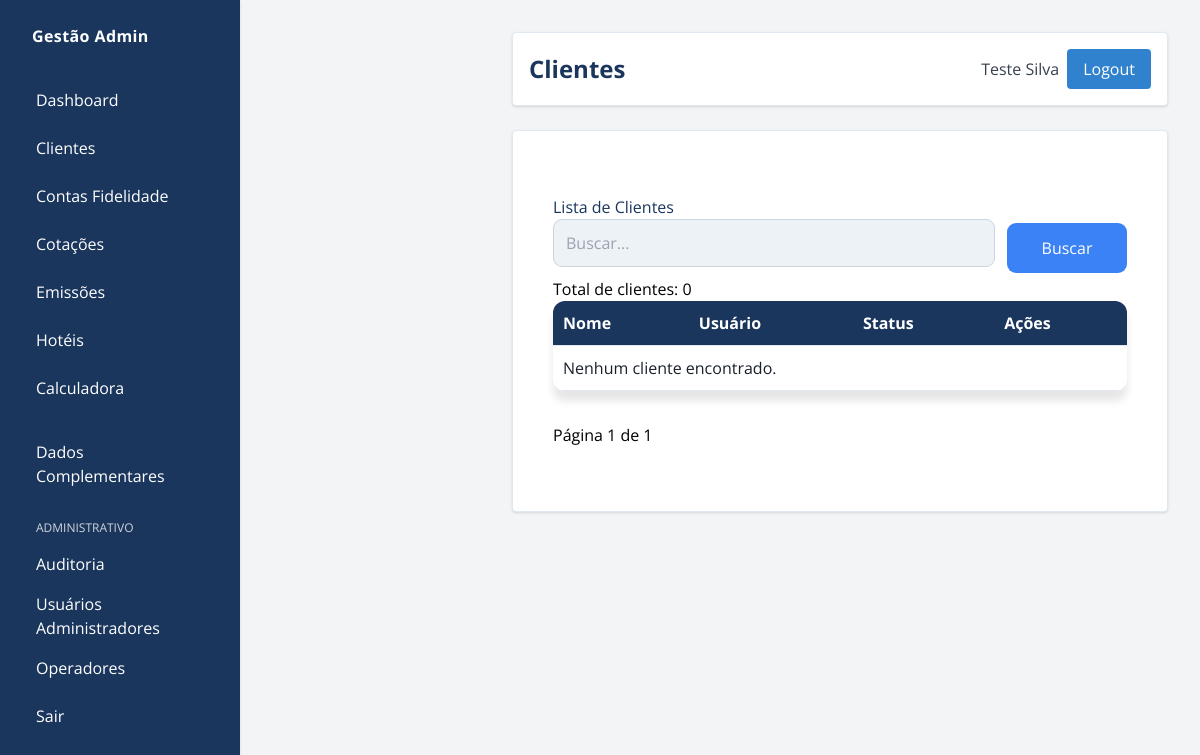
/adm/clientes/ (signed in), run on an earlier commit of the app's database.
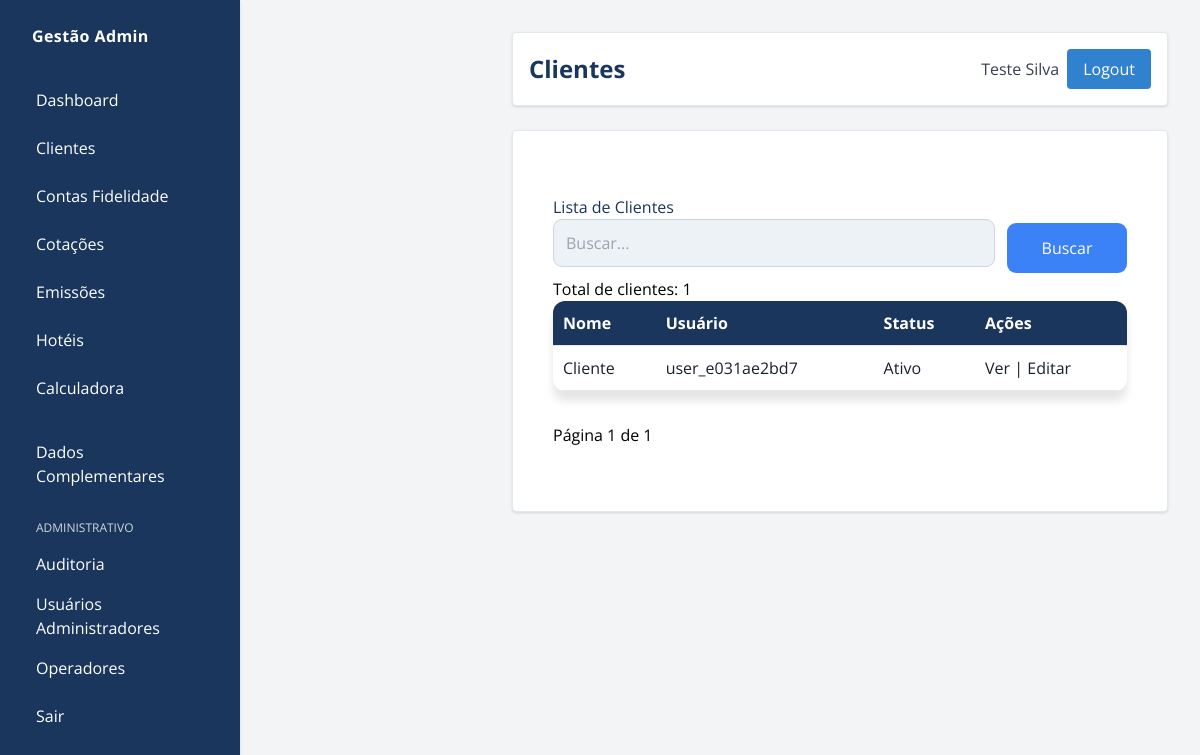
And on a later commit of the database.
### gestao/models/cliente.py (models this page shows, shortened)
class Cliente(models.Model):
    usuario = models.OneToOneField(
        User, on_delete=models.CASCADE, related_name="cliente_gestao"
    )
    empresa = models.ForeignKey(
        "gestao.Empresa",
        on_delete=models.CASCADE,
        related_name="pessoas",
        null=True,
        blank=True,
    )
    telefone = models.CharField(max_length=20, blank=True)
    data_nascimento = models.DateField(null=True, blank=True)
    cpf = models.CharField(max_length=11, unique=True)
    PERFIS = (
        ("admin", "Administrador"),
        ("operador", "Operador"),
        ("cliente", "Cliente"),
    )
    perfil = models.CharField(max_length=10, choices=PERFIS, default="cliente")
    observacoes = models.TextField(blank=True)
    ativo = models.BooleanField(default=True)
    criado_por = models.ForeignKey(
        User, on_delete=models.CASCADE, related_name="usuarios_criados",
        null=True, blank=True
    )

### gestao/views/clientes.py (the view, shortened to what this page needs)
@login_required
def admin_clientes(request):
    if (permission_denied := require_admin_or_operator(request)):
        return permission_denied
    busca = request.GET.get("busca", "")
    clientes = Cliente.objects.filter(perfil="cliente").select_related("usuario")
    if busca:
        clientes = clientes.filter(
            Q(usuario__username__icontains=busca)
            | Q(usuario__first_name__icontains=busca)
        )
    paginator = Paginator(clientes, 20)
    page_number = request.GET.get("page")
    page_obj = paginator.get_page(page_number)
    return render(
        request,
        "admin_custom/clientes.html",
        {
            "page_obj": page_obj,
            "busca": busca,
            "total_clientes": clientes.count(),
        },
    )

### gestao/views/permissions.py (called while the page is built)
def require_admin_or_operator(request):
    if request.user.is_superuser:
        return render(request, "sem_permissao.html")
    perfil = getattr(getattr(request.user, "cliente_gestao", None), "perfil", "")
    if perfil not in ["admin", "operador"]:
        return render(request, "sem_permissao.html")
    return None

### gestao/templates/admin_custom/clientes.html (shortened to what this page needs)
{% extends "admin_custom/base_admin.html" %}
{% load static %}
{% block header_title %}Clientes{% endblock %}
{% block content %}
<div class="container">
    <h1>Lista de Clientes</h1>
<form method="get" class="flex w-full items-center gap-3">
  <input
    type="text"
    name="busca"
    value="{{ busca }}"
    placeholder="Buscar..."
    class="bg-zinc-100 border border-zinc-300 rounded px-4 py-2 flex-1 h-10 sm:h-12"
  />
  <button
    type="submit"
    class="bg-blue-500 hover:bg-blue-600 text-white px-4 py-2 flex-1 min-w-[120px] max-w-[120px] h-[50px]"
  >
    Buscar
  </button>
</form>
    <p>Total de clientes: {{ total_clientes }}</p>
    <table class="table">
        <thead>
            <tr>
                <th>Nome</th>
                <th>Usuário</th>
                <th>Status</th>
                <th>Ações</th>
            </tr>
        </thead>
        <tbody>
            {% for cliente in page_obj %}
            <tr>
                <td>{{ cliente.usuario.first_name|default:cliente.usuario.username }}</td>
                <td>{{ cliente.usuario.username }}</td>
                <td>{% if cliente.ativo %}Ativo{% else %}Inativo{% endif %}</td>
                <td>
                    <a href="{% url 'admin_visualizar_cliente' cliente.id %}">Ver</a> |
                    <a href="{% url 'admin_editar_cliente' cliente.id %}">Editar</a>
                </td>
            </tr>
            {% empty %}
            <tr><td colspan="4">Nenhum cliente encontrado.</td></tr>
            {% endfor %}
        </tbody>
    </table>
    <div class="pagination">
        <span>Página {{ page_obj.number }} de {{ page_obj.paginator.num_pages }}</span>
{% endblock %}

What changed in the data, as far as the page shows it:
added Cliente: usuario.first_name "Cliente", usuario.username "user_e031ae2bd7", ativo "Ativo"
Also different on the page:
{{ total_clientes }}: "0" → "1"
text no longer shown: "Nenhum cliente encontrado."
